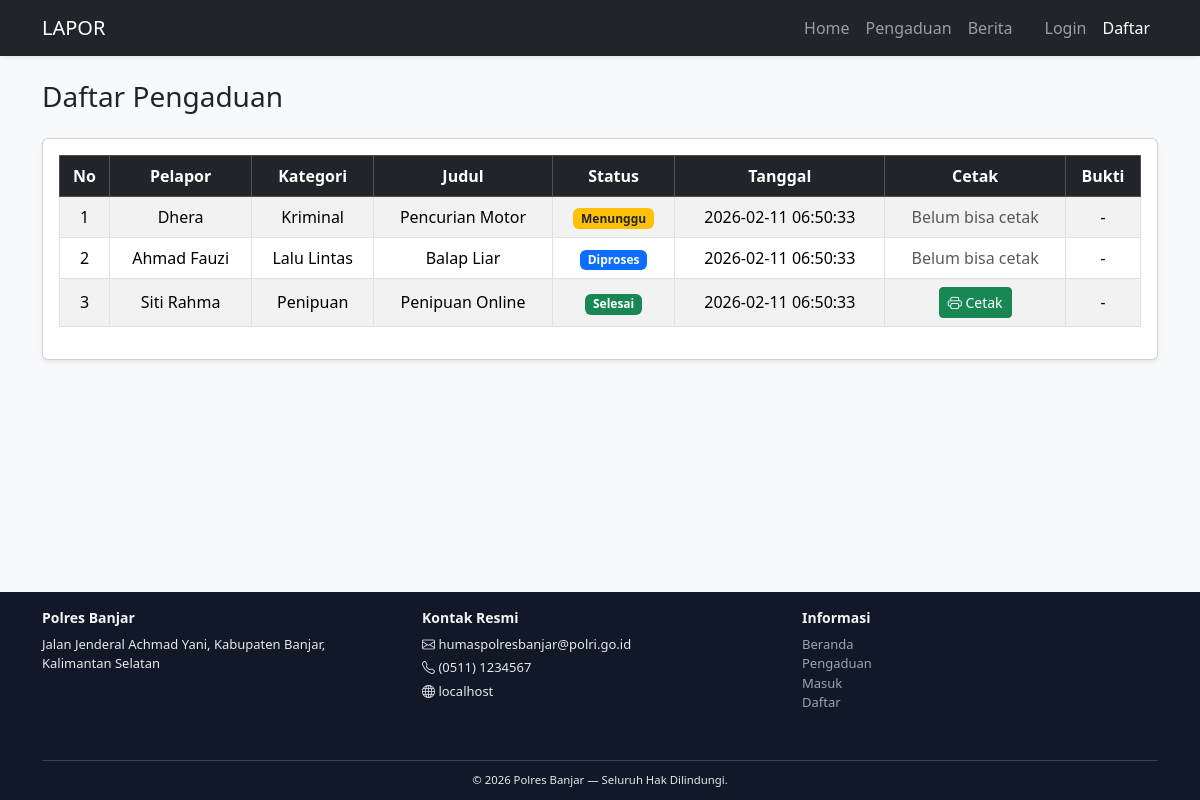
The app's page /pengaduan with its own data.
### tables this page shows
CREATE TABLE `pengaduan` (
  `id_pengaduan` int(11) NOT NULL,
  `id_user` int(11) DEFAULT NULL,
  `notif_admin` tinyint(1) NOT NULL DEFAULT 0,
  `id_kategori` int(11) NOT NULL,
  `judul` varchar(150) NOT NULL,
  `isi_aduan` text NOT NULL,
  `lokasi` varchar(150) DEFAULT NULL,
  `bukti` varchar(255) DEFAULT NULL,
  `status` enum('Menunggu','Diproses','Selesai','Public') DEFAULT 'Menunggu',
  `tanggal_selesai` datetime DEFAULT NULL,
  `created_at` timestamp NOT NULL DEFAULT current_timestamp(),
  `updated_at` timestamp NOT NULL DEFAULT current_timestamp() ON UPDATE current_timestamp(),
  `id_lokasi` int(11) DEFAULT NULL,
  `bukti_file` varchar(255) DEFAULT NULL
);

CREATE TABLE `users` (
  `id_user` int(11) NOT NULL,
  `nama_lengkap` varchar(100) NOT NULL,
  `email` varchar(100) NOT NULL,
  `password` varchar(255) NOT NULL,
  `role` enum('admin','user','public') DEFAULT 'user',
  `no_hp` varchar(20) DEFAULT NULL,
  `alamat` text DEFAULT NULL,
  `created_at` timestamp NOT NULL DEFAULT current_timestamp(),
  `foto_profil` varchar(255) DEFAULT NULL
);

CREATE TABLE `kategori` (
  `id_kategori` int(11) NOT NULL,
  `nama_kategori` varchar(100) NOT NULL
);

### index.php (called while the page is built, shortened)
<?php
$page = isset($_GET['page']) ? $_GET['page'] : 'home';
include 'views/header.php';
include route($page);
include 'views/footer.php';

### views/pengaduan.php (the view, shortened to what this page needs)
<h3 class="mb-4">Daftar Pengaduan</h3>
<?php
$where = "";
$q = mysqli_query($conn, "
  SELECT p.*, k.nama_kategori, u.nama_lengkap
  FROM pengaduan p
  JOIN kategori k ON p.id_kategori = k.id_kategori
  LEFT JOIN users u ON p.id_user = u.id_user
  $where
  ORDER BY p.created_at DESC
");
?>
<div class="card shadow-sm">
  <div class="card-body">
    <div class="table-responsive">
      <table class="table table-bordered table-striped align-middle text-center">
        <thead class="table-dark">
          <tr>
            <th>No</th>
            <th>Pelapor</th>
            <th>Kategori</th>
            <th>Judul</th>
            <th>Status</th>
            <th>Tanggal</th>
            <th>Cetak</th>
            <th>Bukti</th>
          </tr>
        </thead>
        <tbody>
          <?php
          $no = 1;
          while ($row = mysqli_fetch_assoc($q)):
            $status = strtolower($row['status']);
            $badgeClass = match ($status) {
              'menunggu' => 'bg-warning text-dark',
              'diproses' => 'bg-primary',
              'selesai'  => 'bg-success',
              'public'   => 'bg-secondary',
              default    => 'bg-info'
            };
          ?>
          <tr>
            <td><?= $no++ ?></td>
            <td><?= htmlspecialchars($row['nama_lengkap'] ?? 'Public') ?></td>
            <td><?= htmlspecialchars($row['nama_kategori']) ?></td>
            <td><?= htmlspecialchars($row['judul']) ?></td>
            <td><span class="badge <?= $badgeClass ?>"><?= htmlspecialchars($row['status']) ?></span></td>
            <td><?= htmlspecialchars($row['created_at']) ?></td>
            <td>
              <?php if ($row['status'] == 'Selesai'): ?>
                <?php
                  $tanggalSelesai = strtotime($row['updated_at'] ?? $row['created_at']);
                  $batasCetak = strtotime('+2 days', $tanggalSelesai);
                  $sekarang = time();
                  if ($sekarang <= $batasCetak): ?>
                    <button
                      class="btn btn-sm btn-success btnCetak"
                      data-id="<?= $row['id_pengaduan'] ?>">
                      <i class="bi bi-printer"></i> Cetak
                    </button>
                  <?php else: ?>
                    <span class="text-muted">Waktu cetak berakhir</span>
                  <?php endif; ?>
              <?php else: ?>
                <span class="text-muted">Belum bisa cetak</span>
              <?php endif; ?>
            </td>
            <td>
              <?php if (!empty($row['bukti_file'])):
                $ext = strtolower(pathinfo($row['bukti_file'], PATHINFO_EXTENSION));
                $filePath = "uploads/" . htmlspecialchars($row['bukti_file']);
              ?>
                <?php if (in_array($ext, ['jpg', 'jpeg', 'png', 'gif'])): ?>
                  <img src="<?= $filePath ?>" alt="Bukti" class="img-fluid rounded" style="max-width: 120px;">
                <?php elseif (in_array($ext, ['mp4', 'mkv', 'webm'])): ?>
                  <video src="<?= $filePath ?>" class="rounded" style="max-width: 180px;" controls></video>
                <?php elseif (in_array($ext, ['mp3', 'wav'])): ?>
                  <audio src="<?= $filePath ?>" controls></audio>
                <?php else: ?>
                  <a href="<?= $filePath ?>" target="_blank">Lihat File</a>
                <?php endif; ?>
              <?php else: ?>
                <em>-</em>
              <?php endif; ?>
            </td>
          </tr>
          <?php endwhile; ?>
        </tbody>
      </table>
    </div>
  </div>
</div>

### views/header.php (shortened to what this page needs)
<?php
$SET = [];
function sys($key, $default='') {
    global $SET;
    return $SET[$key] ?? $default;
}
?>
<!DOCTYPE html>
<html lang="id">
<head>
  <link href="assets/css/bootstrap.min.css" rel="stylesheet">
  <link href="assets/css/style.css" rel="stylesheet">
</head>
<body>
<nav class="navbar navbar-expand-lg navbar-dark bg-dark shadow-sm">
  <div class="container">
    <a class="navbar-brand d-flex align-items-center" href="home">
    <?= sys('site_name', 'LAPOR') ?>
</a>
    <div class="collapse navbar-collapse" id="navbarNav">
  <ul class="navbar-nav ms-auto">
    <li class="nav-item"><a class="nav-link" href="home">Home</a></li>
    <li class="nav-item"><a class="nav-link" href="pengaduan">Pengaduan</a></li>
    <li class="nav-item"><a class="nav-link" href="index.php?page=berita_public">Berita</a></li>
  </ul>
  <ul class="navbar-nav ms-3">
     <?php if (!isset($_SESSION['role'])): ?>
          <li class="nav-item"><a class="nav-link" href="login">Login</a></li>
          <li class="nav-item"><a class="nav-link" href="registrasi"><span class="text-white sm-bold">Daftar</span></a></li>
        <?php endif; ?>
  </ul>
</div>
  </div>
</nav>
<div class="main-content container mt-4">

### views/footer.php (shortened to what this page needs)
</div>
<?php
$SET = [];
$get = function (string $key, string $fallback) use ($SET): string {
    $value = $SET[$key] ?? '';
    if (!is_string($value)) {
        return $fallback;
    }
    $trimmed = trim($value);
    return $trimmed !== '' ? $trimmed : $fallback;
};
?>
<link href="https://cdn.jsdelivr.net/npm/bootstrap-icons@1.11.3/font/bootstrap-icons.css" rel="stylesheet">
<footer class="footer-instansi mt-auto">
    <div class="container">
        <div class="row">
            <div class="col-md-4 mb-3 text-center text-md-start">
                <h5><?= htmlspecialchars($get('site_name', 'Polres Banjar')) ?></h5>
                <p class="mb-1"><?= htmlspecialchars($get('address', 'Jalan Jenderal Achmad Yani, Kabupaten Banjar, Kalimantan Selatan')) ?></p>
            </div>
            <div class="col-md-4 mb-3">
                <h6>Kontak Resmi</h6>
                <p class="mb-1"><i class="bi bi-envelope"></i> <?= htmlspecialchars($get('email_service', 'humaspolresbanjar@polri.go.id')) ?></p>
                <p class="mb-1"><i class="bi bi-telephone"></i> <?= htmlspecialchars($get('whatsapp', '(0511) 1234567')) ?></p>
                <p class="mb-1"><i class="bi bi-globe"></i> <?= htmlspecialchars($_SERVER['HTTP_HOST'] ?? '') ?></p>
            </div>
            <div class="col-md-4 mb-3 text-center text-md-start">
                <h6>Informasi</h6>
                <ul class="list-unstyled">
                    <li><a href="home">Beranda</a></li>
                    <li><a href="pengaduan">Pengaduan</a></li>
                    <?php if (!isset($_SESSION['role'])): ?>
                        <li><a href="login">Masuk</a></li>
                        <li><a href="registrasi">Daftar</a></li>
                    <?php endif; ?>
                </ul>
            </div>
        </div>
        <div class="footer-divider"></div>
        <div class="text-center small">
            &copy; <?= date('Y') ?> <?= htmlspecialchars($get('site_name', 'Polres Banjar')) ?> — Seluruh Hak Dilindungi.
        </div>
    </div>
</footer>
</body>
</html>

### views/header.php (style rules this page uses)
html, body { height: 100%; margin: 0; }
body { display: flex; flex-direction: column; background-color: #f8f9fa; }
.main-content { flex: 1; padding-bottom: 50px; }

### views/footer.php (style rules this page uses)
.footer-instansi { background: #111827; color: #e5e7eb; padding: 18px 0 12px 0; font-size: 13px; }
.footer-instansi h5, .footer-instansi h6 { color: #f3f4f6; font-weight: 600; font-size: 14px; }
.footer-instansi a { color: #9ca3af; text-decoration: none; font-size: 13px; }
.footer-divider { border-top: 1px solid #374151; margin: 15px 0 10px 0; }

### records on screen
pengaduan: id_user.nama_lengkap "Dhera", id_kategori.nama_kategori "Kriminal", judul "Pencurian Motor", status "Menunggu", created_at "2026-02-11 06:50:33", shows "Belum bisa cetak"
pengaduan: id_user.nama_lengkap "Ahmad Fauzi", id_kategori.nama_kategori "Lalu Lintas", judul "Balap Liar", status "Diproses", created_at "2026-02-11 06:50:33", shows "Belum bisa cetak"
pengaduan: id_user.nama_lengkap "Siti Rahma", id_kategori.nama_kategori "Penipuan", judul "Penipuan Online", status "Selesai", created_at "2026-02-11 06:50:33"

### other values on screen
sys('site_name', 'LAPOR') "LAPOR"
$get('site_name', 'Polres Banjar') "Polres Banjar"
$get('email_service', 'humaspolresbanjar@polri.go.id') "humaspolresbanjar@polri.go.id"
$get('whatsapp', '(0511) 1234567') "(0511) 1234567"
$_SERVER['HTTP_HOST'] "localhost"
